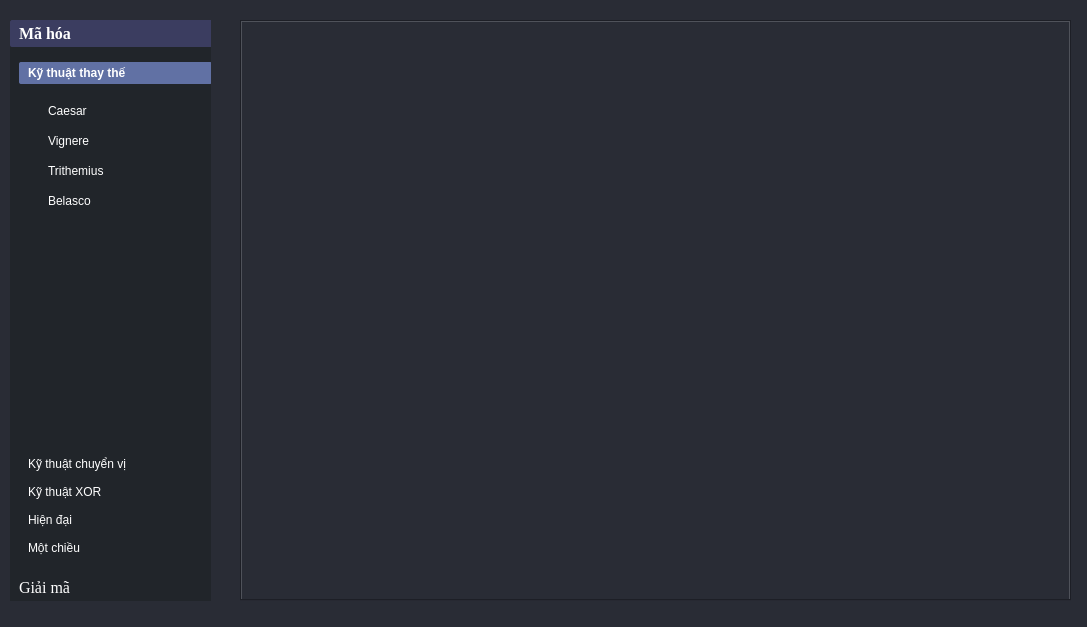
<?xml version="1.0" encoding="UTF-8"?>
<ui version="4.0">
 <class>OtherWindow</class>
 <widget class="QMainWindow" name="OtherWindow">
  <property name="geometry">
   <rect>
    <x>0</x>
    <y>0</y>
    <width>1087</width>
    <height>627</height>
   </rect>
  </property>
  <property name="windowTitle">
   <string>MainWindow</string>
  </property>
  <property name="styleSheet">
   <string notr="true">background-color: #292C35;</string>
  </property>
  <widget class="QWidget" name="centralwidget">
   <widget class="QWidget" name="menu_widget" native="true">
    <property name="geometry">
     <rect>
      <x>10</x>
      <y>20</y>
      <width>201</width>
      <height>581</height>
     </rect>
    </property>
    <property name="styleSheet">
     <string notr="true">background-color: #21252A;
color: #fff;
border: none;
font: 12pt &quot;Times New Roman&quot;;</string>
    </property>
    <widget class="QToolBox" name="toolBox">
     <property name="geometry">
      <rect>
       <x>0</x>
       <y>0</y>
       <width>211</width>
       <height>581</height>
      </rect>
     </property>
     <property name="font">
      <font>
       <family>Times New Roman</family>
       <pointsize>12</pointsize>
       <weight>50</weight>
       <italic>false</italic>
       <bold>false</bold>
      </font>
     </property>
     <property name="whatsThis">
      <string>#toolBox{
	color: #fff;
}
#</string>
     </property>
     <property name="styleSheet">
      <string notr="true">#toolBox {
	color: #fff;
}
#Mahoatoolbox {
	color:  #fff;
}
#Mahoatoolbox::tab {
	padding-left:5px;
	text-align:left;
	border-radius: 2px;
}
#Mahoatoolbox::tab:selected {
	background-color: #6171A4;
	font-weight: bold;
}
#Giaimatoolbox::tab {
	padding-left:5px;
	text-align:left;
	border-radius: 2px;
}
#Giaimatoolbox::tab:selected {
	background-color: #6171A4;
	font-weight: bold;
}
#toolBox::tab {
	padding-left:5px;
	text-align:left;
	border-radius: 2px;
}


#toolBox::tab:selected {
	background-color: #3B3D60;
	font-weight: bold;
}

#toolBox QPushButton {
	padding:5px 0px 5px 20px;
	text-align:left;
	border-radius: 3px;
}

#toolBox QPushButton:hover {
	background-color: #FC7CC0;
}


#toolBox QPushButton:checked {
	background-color: #FC7CC0;
}
</string>
     </property>
     <property name="currentIndex">
      <number>0</number>
     </property>
     <widget class="QWidget" name="page_3">
      <property name="geometry">
       <rect>
        <x>0</x>
        <y>0</y>
        <width>211</width>
        <height>507</height>
       </rect>
      </property>
      <attribute name="label">
       <string>Mã hóa</string>
      </attribute>
      <layout class="QVBoxLayout" name="verticalLayout">
       <item>
        <widget class="QToolBox" name="Mahoatoolbox">
         <property name="currentIndex">
          <number>0</number>
         </property>
         <widget class="QWidget" name="page">
          <property name="geometry">
           <rect>
            <x>0</x>
            <y>0</y>
            <width>189</width>
            <height>300</height>
           </rect>
          </property>
          <attribute name="label">
           <string>Kỹ thuật thay thế</string>
          </attribute>
          <layout class="QVBoxLayout" name="verticalLayout_5">
           <item>
            <widget class="QPushButton" name="actionCeasar_MaHoa">
             <property name="focusPolicy">
              <enum>Qt::ClickFocus</enum>
             </property>
             <property name="text">
              <string>Caesar</string>
             </property>
             <property name="checkable">
              <bool>false</bool>
             </property>
            </widget>
           </item>
           <item>
            <widget class="QPushButton" name="actionVignere_MaHoa">
             <property name="focusPolicy">
              <enum>Qt::NoFocus</enum>
             </property>
             <property name="text">
              <string>Vignere</string>
             </property>
             <property name="checkable">
              <bool>false</bool>
             </property>
            </widget>
           </item>
           <item>
            <widget class="QPushButton" name="actionTrithemius_MaHoa">
             <property name="focusPolicy">
              <enum>Qt::NoFocus</enum>
             </property>
             <property name="text">
              <string>Trithemius</string>
             </property>
             <property name="checkable">
              <bool>false</bool>
             </property>
            </widget>
           </item>
           <item>
            <widget class="QPushButton" name="actionBelasco_MaHoa">
             <property name="focusPolicy">
              <enum>Qt::NoFocus</enum>
             </property>
             <property name="text">
              <string>Belasco</string>
             </property>
             <property name="checkable">
              <bool>false</bool>
             </property>
            </widget>
           </item>
           <item>
            <spacer name="verticalSpacer">
             <property name="orientation">
              <enum>Qt::Vertical</enum>
             </property>
             <property name="sizeHint" stdset="0">
              <size>
               <width>20</width>
               <height>102</height>
              </size>
             </property>
            </spacer>
           </item>
          </layout>
         </widget>
         <widget class="QWidget" name="page_2">
          <property name="geometry">
           <rect>
            <x>0</x>
            <y>0</y>
            <width>189</width>
            <height>300</height>
           </rect>
          </property>
          <attribute name="label">
           <string>Kỹ thuật chuyển vị </string>
          </attribute>
          <layout class="QVBoxLayout" name="verticalLayout_6">
           <item>
            <widget class="QPushButton" name="actionHai_dong_MaHoa">
             <property name="focusPolicy">
              <enum>Qt::NoFocus</enum>
             </property>
             <property name="text">
              <string>Hai dòng</string>
             </property>
             <property name="checkable">
              <bool>false</bool>
             </property>
            </widget>
           </item>
           <item>
            <widget class="QPushButton" name="actionNhieu_dong_MaHoa">
             <property name="focusPolicy">
              <enum>Qt::NoFocus</enum>
             </property>
             <property name="text">
              <string>Nhiều dòng</string>
             </property>
             <property name="checkable">
              <bool>false</bool>
             </property>
            </widget>
           </item>
           <item>
            <spacer name="verticalSpacer_5">
             <property name="orientation">
              <enum>Qt::Vertical</enum>
             </property>
             <property name="sizeHint" stdset="0">
              <size>
               <width>20</width>
               <height>214</height>
              </size>
             </property>
            </spacer>
           </item>
          </layout>
         </widget>
         <widget class="QWidget" name="page_7">
          <property name="geometry">
           <rect>
            <x>0</x>
            <y>0</y>
            <width>189</width>
            <height>300</height>
           </rect>
          </property>
          <attribute name="label">
           <string>Kỹ thuật XOR </string>
          </attribute>
          <layout class="QVBoxLayout" name="verticalLayout_7">
           <item>
            <widget class="QPushButton" name="actionCeasar_XOR_MaHoa">
             <property name="focusPolicy">
              <enum>Qt::ClickFocus</enum>
             </property>
             <property name="text">
              <string>Caesar_XOR</string>
             </property>
             <property name="checkable">
              <bool>false</bool>
             </property>
            </widget>
           </item>
           <item>
            <widget class="QPushButton" name="actionVignere_XOR_MaHoa">
             <property name="focusPolicy">
              <enum>Qt::NoFocus</enum>
             </property>
             <property name="text">
              <string>Vignere_XOR</string>
             </property>
             <property name="checkable">
              <bool>false</bool>
             </property>
            </widget>
           </item>
           <item>
            <widget class="QPushButton" name="actionTrithemius_XOR_MaHoa">
             <property name="focusPolicy">
              <enum>Qt::NoFocus</enum>
             </property>
             <property name="text">
              <string>Trithemius_XOR</string>
             </property>
             <property name="checkable">
              <bool>false</bool>
             </property>
            </widget>
           </item>
           <item>
            <widget class="QPushButton" name="actionBelasco_XOR_MaHoa">
             <property name="focusPolicy">
              <enum>Qt::NoFocus</enum>
             </property>
             <property name="text">
              <string>Belasco_XOR</string>
             </property>
             <property name="checkable">
              <bool>false</bool>
             </property>
            </widget>
           </item>
           <item>
            <spacer name="verticalSpacer_6">
             <property name="orientation">
              <enum>Qt::Vertical</enum>
             </property>
             <property name="sizeHint" stdset="0">
              <size>
               <width>20</width>
               <height>136</height>
              </size>
             </property>
            </spacer>
           </item>
          </layout>
         </widget>
         <widget class="QWidget" name="page_8">
          <property name="geometry">
           <rect>
            <x>0</x>
            <y>0</y>
            <width>189</width>
            <height>300</height>
           </rect>
          </property>
          <attribute name="label">
           <string>Hiện đại </string>
          </attribute>
          <layout class="QVBoxLayout" name="verticalLayout_8">
           <item>
            <widget class="QPushButton" name="actionSDES_MaHoa">
             <property name="focusPolicy">
              <enum>Qt::NoFocus</enum>
             </property>
             <property name="text">
              <string>SDES</string>
             </property>
             <property name="checkable">
              <bool>false</bool>
             </property>
            </widget>
           </item>
           <item>
            <widget class="QPushButton" name="actionRSA_MaHoa">
             <property name="focusPolicy">
              <enum>Qt::NoFocus</enum>
             </property>
             <property name="text">
              <string>RSA</string>
             </property>
             <property name="checkable">
              <bool>false</bool>
             </property>
            </widget>
           </item>
           <item>
            <widget class="QPushButton" name="actionAES_MaHoa">
             <property name="focusPolicy">
              <enum>Qt::NoFocus</enum>
             </property>
             <property name="text">
              <string>AES</string>
             </property>
             <property name="checkable">
              <bool>false</bool>
             </property>
            </widget>
           </item>
           <item>
            <spacer name="verticalSpacer_7">
             <property name="orientation">
              <enum>Qt::Vertical</enum>
             </property>
             <property name="sizeHint" stdset="0">
              <size>
               <width>20</width>
               <height>175</height>
              </size>
             </property>
            </spacer>
           </item>
          </layout>
         </widget>
         <widget class="QWidget" name="page_13">
          <property name="geometry">
           <rect>
            <x>0</x>
            <y>0</y>
            <width>189</width>
            <height>300</height>
           </rect>
          </property>
          <attribute name="label">
           <string>Một chiều</string>
          </attribute>
          <layout class="QVBoxLayout" name="verticalLayout_11">
           <item>
            <widget class="QPushButton" name="actionMD5_MaHoa">
             <property name="text">
              <string>MD5</string>
             </property>
            </widget>
           </item>
           <item>
            <widget class="QPushButton" name="actionSHA3_MaHoa">
             <property name="text">
              <string>SHA3</string>
             </property>
            </widget>
           </item>
           <item>
            <widget class="QPushButton" name="actionSHA256_MaHoa">
             <property name="text">
              <string>SHA256</string>
             </property>
            </widget>
           </item>
           <item>
            <spacer name="verticalSpacer_11">
             <property name="orientation">
              <enum>Qt::Vertical</enum>
             </property>
             <property name="sizeHint" stdset="0">
              <size>
               <width>20</width>
               <height>158</height>
              </size>
             </property>
            </spacer>
           </item>
          </layout>
         </widget>
        </widget>
       </item>
      </layout>
     </widget>
     <widget class="QWidget" name="page_4">
      <property name="geometry">
       <rect>
        <x>0</x>
        <y>0</y>
        <width>211</width>
        <height>507</height>
       </rect>
      </property>
      <attribute name="label">
       <string>Giải mã </string>
      </attribute>
      <layout class="QVBoxLayout" name="verticalLayout_2">
       <item>
        <widget class="QToolBox" name="Giaimatoolbox">
         <property name="currentIndex">
          <number>3</number>
         </property>
         <widget class="QWidget" name="page_5">
          <property name="geometry">
           <rect>
            <x>0</x>
            <y>0</y>
            <width>167</width>
            <height>178</height>
           </rect>
          </property>
          <attribute name="label">
           <string>Kỹ thuật thay thế </string>
          </attribute>
          <layout class="QVBoxLayout" name="verticalLayout_3">
           <item>
            <widget class="QPushButton" name="actionCeasar_GiaiMa">
             <property name="focusPolicy">
              <enum>Qt::ClickFocus</enum>
             </property>
             <property name="text">
              <string>Caesar_GM</string>
             </property>
             <property name="checkable">
              <bool>false</bool>
             </property>
            </widget>
           </item>
           <item>
            <widget class="QPushButton" name="actionVignere_GiaiMa">
             <property name="focusPolicy">
              <enum>Qt::NoFocus</enum>
             </property>
             <property name="text">
              <string>Vignere_GM</string>
             </property>
             <property name="checkable">
              <bool>false</bool>
             </property>
            </widget>
           </item>
           <item>
            <widget class="QPushButton" name="actionTrithemius_GiaiMa">
             <property name="focusPolicy">
              <enum>Qt::NoFocus</enum>
             </property>
             <property name="text">
              <string>Trithemius_GM</string>
             </property>
             <property name="checkable">
              <bool>false</bool>
             </property>
            </widget>
           </item>
           <item>
            <widget class="QPushButton" name="actionBelasco_GiaiMa">
             <property name="focusPolicy">
              <enum>Qt::NoFocus</enum>
             </property>
             <property name="text">
              <string>Belasco_GM</string>
             </property>
             <property name="checkable">
              <bool>false</bool>
             </property>
            </widget>
           </item>
           <item>
            <spacer name="verticalSpacer_2">
             <property name="orientation">
              <enum>Qt::Vertical</enum>
             </property>
             <property name="sizeHint" stdset="0">
              <size>
               <width>20</width>
               <height>136</height>
              </size>
             </property>
            </spacer>
           </item>
          </layout>
         </widget>
         <widget class="QWidget" name="page_6">
          <property name="geometry">
           <rect>
            <x>0</x>
            <y>0</y>
            <width>173</width>
            <height>100</height>
           </rect>
          </property>
          <attribute name="label">
           <string>Kỹ thuật chuyển vị </string>
          </attribute>
          <layout class="QVBoxLayout" name="verticalLayout_4">
           <item>
            <widget class="QPushButton" name="actionHai_dong_GiaiMa">
             <property name="focusPolicy">
              <enum>Qt::NoFocus</enum>
             </property>
             <property name="text">
              <string>Hai dòng_GM</string>
             </property>
             <property name="checkable">
              <bool>false</bool>
             </property>
            </widget>
           </item>
           <item>
            <widget class="QPushButton" name="actionNhieu_dong_GiaiMa">
             <property name="focusPolicy">
              <enum>Qt::NoFocus</enum>
             </property>
             <property name="text">
              <string>Nhiều dòng_GM</string>
             </property>
             <property name="checkable">
              <bool>false</bool>
             </property>
            </widget>
           </item>
           <item>
            <spacer name="verticalSpacer_8">
             <property name="orientation">
              <enum>Qt::Vertical</enum>
             </property>
             <property name="sizeHint" stdset="0">
              <size>
               <width>20</width>
               <height>251</height>
              </size>
             </property>
            </spacer>
           </item>
          </layout>
         </widget>
         <widget class="QWidget" name="page_9">
          <property name="geometry">
           <rect>
            <x>0</x>
            <y>0</y>
            <width>218</width>
            <height>178</height>
           </rect>
          </property>
          <attribute name="label">
           <string>Kỹ thuật XOR</string>
          </attribute>
          <layout class="QVBoxLayout" name="verticalLayout_9">
           <item>
            <widget class="QPushButton" name="actionCeasar_XOR_GiaiMa">
             <property name="focusPolicy">
              <enum>Qt::ClickFocus</enum>
             </property>
             <property name="text">
              <string>Caesar_XOR_GM</string>
             </property>
             <property name="checkable">
              <bool>false</bool>
             </property>
            </widget>
           </item>
           <item>
            <widget class="QPushButton" name="actionVignere_XOR_GiaiMa">
             <property name="focusPolicy">
              <enum>Qt::NoFocus</enum>
             </property>
             <property name="text">
              <string>Vignere_XOR_GM</string>
             </property>
             <property name="checkable">
              <bool>false</bool>
             </property>
            </widget>
           </item>
           <item>
            <widget class="QPushButton" name="actionTrithemius_XOR_GiaiMa">
             <property name="focusPolicy">
              <enum>Qt::NoFocus</enum>
             </property>
             <property name="text">
              <string>Trithemius_XOR_GM</string>
             </property>
             <property name="checkable">
              <bool>false</bool>
             </property>
            </widget>
           </item>
           <item>
            <widget class="QPushButton" name="actionBelasco_XOR_GiaiMa">
             <property name="focusPolicy">
              <enum>Qt::NoFocus</enum>
             </property>
             <property name="text">
              <string>Belasco_XOR_GM</string>
             </property>
             <property name="checkable">
              <bool>false</bool>
             </property>
            </widget>
           </item>
           <item>
            <spacer name="verticalSpacer_9">
             <property name="orientation">
              <enum>Qt::Vertical</enum>
             </property>
             <property name="sizeHint" stdset="0">
              <size>
               <width>20</width>
               <height>136</height>
              </size>
             </property>
            </spacer>
           </item>
          </layout>
         </widget>
         <widget class="QWidget" name="page_10">
          <property name="geometry">
           <rect>
            <x>0</x>
            <y>0</y>
            <width>189</width>
            <height>337</height>
           </rect>
          </property>
          <attribute name="label">
           <string>Hiện đại</string>
          </attribute>
          <layout class="QVBoxLayout" name="verticalLayout_10">
           <item>
            <widget class="QPushButton" name="actionSDES_GiaiMa">
             <property name="focusPolicy">
              <enum>Qt::NoFocus</enum>
             </property>
             <property name="text">
              <string>SDES_GM</string>
             </property>
             <property name="checkable">
              <bool>false</bool>
             </property>
            </widget>
           </item>
           <item>
            <widget class="QPushButton" name="actionRSA_GiaiMa">
             <property name="focusPolicy">
              <enum>Qt::NoFocus</enum>
             </property>
             <property name="text">
              <string>RSA_GM</string>
             </property>
             <property name="checkable">
              <bool>false</bool>
             </property>
            </widget>
           </item>
           <item>
            <widget class="QPushButton" name="actionAES_GiaiMa">
             <property name="focusPolicy">
              <enum>Qt::NoFocus</enum>
             </property>
             <property name="text">
              <string>AES_GM</string>
             </property>
             <property name="checkable">
              <bool>false</bool>
             </property>
            </widget>
           </item>
           <item>
            <spacer name="verticalSpacer_10">
             <property name="orientation">
              <enum>Qt::Vertical</enum>
             </property>
             <property name="sizeHint" stdset="0">
              <size>
               <width>20</width>
               <height>175</height>
              </size>
             </property>
            </spacer>
           </item>
          </layout>
         </widget>
        </widget>
       </item>
      </layout>
     </widget>
    </widget>
   </widget>
   <widget class="QTabWidget" name="tabWidget">
    <property name="geometry">
     <rect>
      <x>240</x>
      <y>20</y>
      <width>831</width>
      <height>581</height>
     </rect>
    </property>
    <property name="font">
     <font>
      <family>Times New Roman</family>
      <pointsize>12</pointsize>
     </font>
    </property>
    <property name="styleSheet">
     <string notr="true">#tabWidget {
	background-color: #292C35;
}

QTabBar::close-button {
	margin-left: 3px;
	image: url(:/icon_menu/icon/thoat_menu.png);
}

QTabBar::close-button:hover {
	margin-left: 3px;	
	image: url(:/icon_menu/icon/thoat_menu_1.png);
}

</string>
    </property>
    <property name="currentIndex">
     <number>-1</number>
    </property>
    <property name="tabsClosable">
     <bool>true</bool>
    </property>
   </widget>
  </widget>
  <widget class="QStatusBar" name="statusbar"/>
 </widget>
 <resources/>
 <connections/>
</ui>
